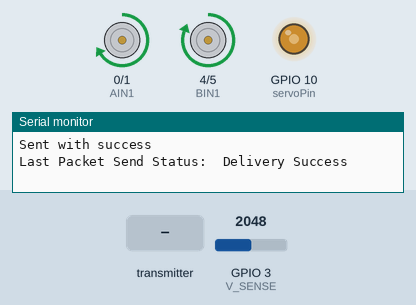
Recording of a sketch running on a simulated ESP32-S3. Parts: motor-driver pin pairs drawn as motors (green arrow = first pin HIGH = forward, orange = second pin HIGH = backward, longer = more drive), output pins drawn as LEDs (lit = HIGH), the last lines printed to the serial monitor. The inputs (shaded band) are chosen by the test bench; at power-on: GPIO 3 (V_SENSE) = 2048.

Above: at 1.2 s.
1.3 s: the transmitter starts sending a = 1024
At 2.2 s:
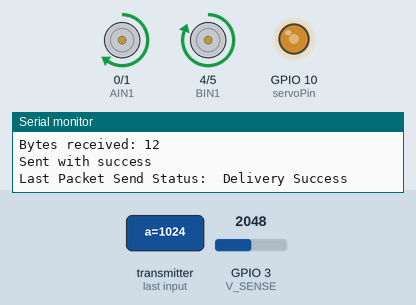
2.8 s: the transmitter starts sending b = 1024
At 3.3 s:
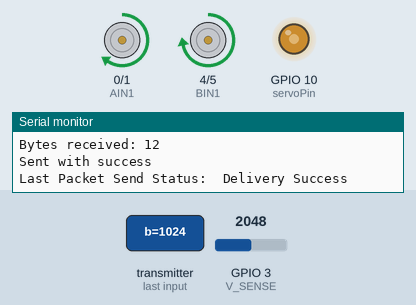
4.3 s: the transmitter starts sending c = 1024
At 5.5 s:
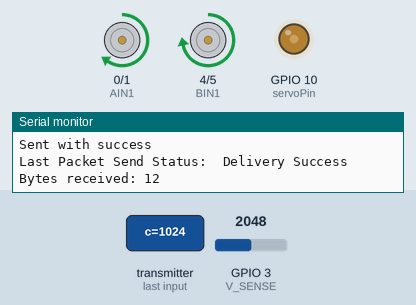
5.8 s: the transmitter starts sending a = 0
At 6.8 s:
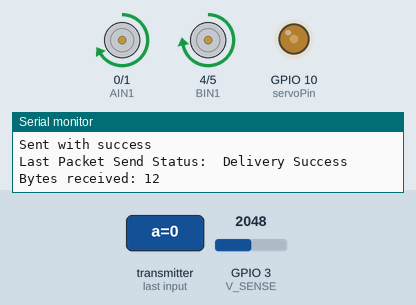
7.3 s: the transmitter starts sending b = 2048
At 8.0 s:
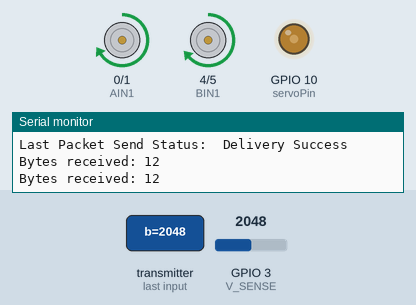
8.8 s: the transmitter starts sending c = 0
At 9.1 s:
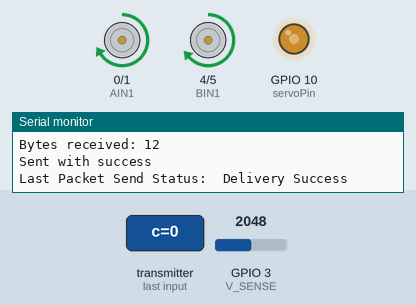
Timing chart, 0 to 11.3 s (numbered marks = the images above; inputs shaded):
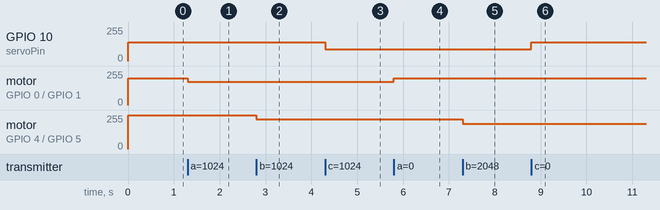

The sketch:

antrx.ino
```cpp
#include <esp_now.h>
#include <WiFi.h>

const int AIN1 = 0;
const int AIN2 = 1;
const int V_SENSE = 3;
const int BIN1 = 4;
const int BIN2 = 5;
const int servoPin = 10;

uint8_t broadcastAddress[] = {0xF4, 0x12, 0xFA, 0x59, 0xDD, 0x50};

int incomingA;
int incomingB;
int sesrvo;

int outgoingbat;

unsigned long currentMillis = millis();

typedef struct MotorData {
  int a;
  int b;
  int c;
} MotorData;

typedef struct BatteryCheck {
  int batt;
} BatteryCheck;

MotorData motors;
BatteryCheck battery;

esp_now_peer_info_t peerInfo;

void OnDataSent(const uint8_t *mac_addr, esp_now_send_status_t status) {
  Serial.print("\r\nLast Packet Send Status:\t");
  Serial.println(status == ESP_NOW_SEND_SUCCESS ? "Delivery Success" : "Delivery Fail");
}

void OnDataRecv(const uint8_t * mac, const uint8_t *incomingData, int len) {
  memcpy(&motors, incomingData, sizeof(motors));
  Serial.print("Bytes received: ");
  Serial.println(len);
  incomingA = motors.a;
  incomingB = motors.b;
  sesrvo = motors.c;
}

void setup() {
  // put your setup code here, to run once:
  pinMode(AIN1, OUTPUT);
  pinMode(AIN2, OUTPUT);
  pinMode(BIN1, OUTPUT);
  pinMode(BIN2, OUTPUT);
  pinMode(V_SENSE, INPUT);
  pinMode(servoPin, OUTPUT);
  Serial.begin(115200);
  ledcSetup(0, 2000, 12);
  ledcSetup(1, 2000, 12);
  ledcSetup(2, 2000, 12);
  ledcSetup(3, 2000, 12);
  ledcSetup(4, 330, 8);
  ledcAttachPin(AIN1, 0);
  ledcAttachPin(AIN2, 1);
  ledcAttachPin(BIN1, 2);
  ledcAttachPin(BIN2, 3);
  ledcAttachPin(10, 4);
  //servo likes the range 87 - 140.
  WiFi.mode(WIFI_STA);
  if (esp_now_init() != ESP_OK) {
    Serial.println("Error initializing ESP-NOW");
    return;
  }
  esp_now_register_send_cb(OnDataSent);

  memcpy(peerInfo.peer_addr, broadcastAddress, 6);
  peerInfo.channel = 0;
  peerInfo.encrypt = false;

  // Add peer
  if (esp_now_add_peer(&peerInfo) != ESP_OK){
    Serial.println("Failed to add peer");
    return;
  }
  // Register for a callback function that will be called when data is received
  esp_now_register_recv_cb(OnDataRecv);
}

void loop() {
  int A_speed = map(incomingA, 0, 16000, 3200, -3200);
  if (A_speed < 500 && A_speed > -500) {
    A_speed = 0;
  }
  if (A_speed > 4095) {
    A_speed = 4095;
  }
  if (A_speed < -4095) {
    A_speed = -4095;
  }
  if (A_speed > 0) {
    ledcWrite(0, abs(A_speed));
    ledcWrite(1, 0);
  } else {
    ledcWrite(1, abs(A_speed));
    ledcWrite(0, 0);
  }

  int B_speed = map(incomingB, 0, 16000, 4095, -4095);
  if (B_speed < 500 && B_speed > -500) {
    B_speed = 0;
  }
  if (B_speed > 4095) {
    B_speed = 4095;
  }
  if (B_speed < -4095) {
    B_speed = -4095;
  }
  if (B_speed > 0) {
    ledcWrite(2, abs(B_speed));
    ledcWrite(3, 0);
  } else {
    ledcWrite(3, abs(B_speed));
    ledcWrite(2, 0);
  }

  if (sesrvo == 0) {
    ledcWrite(4, 140);
  } else {
    ledcWrite(4, 89);
  }

  if (millis() - currentMillis > 1000) {
    battery.batt = map(analogRead(V_SENSE), 1673, 2067, 0, 100);

    esp_err_t result = esp_now_send(broadcastAddress, (uint8_t *) &battery, sizeof(battery));

    if (result == ESP_OK) {
      Serial.println("Sent with success");
    }
    else {
      Serial.println("Error sending the data");
    }
    currentMillis = millis();
  }
}
```

Measured:
- after the input at 1.3 s, motor on GPIO 0 (AIN1) / GPIO 1 (AIN2): forward 199/255 → forward 174/255 at once
- after the input at 2.8 s, motor on GPIO 4 (BIN1) / GPIO 5 (BIN2): forward 255/255 → forward 222/255 at once
- after the input at 4.3 s, GPIO 10 (servoPin): 139/255 → 89/255 at once
- after the input at 5.8 s, motor on GPIO 0 (AIN1) / GPIO 1 (AIN2): forward 174/255 → forward 199/255 at once
- after the input at 7.3 s, motor on GPIO 4 (BIN1) / GPIO 5 (BIN2): forward 222/255 → forward 190/255 at once
- after the input at 8.8 s, GPIO 10 (servoPin): 89/255 → 139/255 at once
